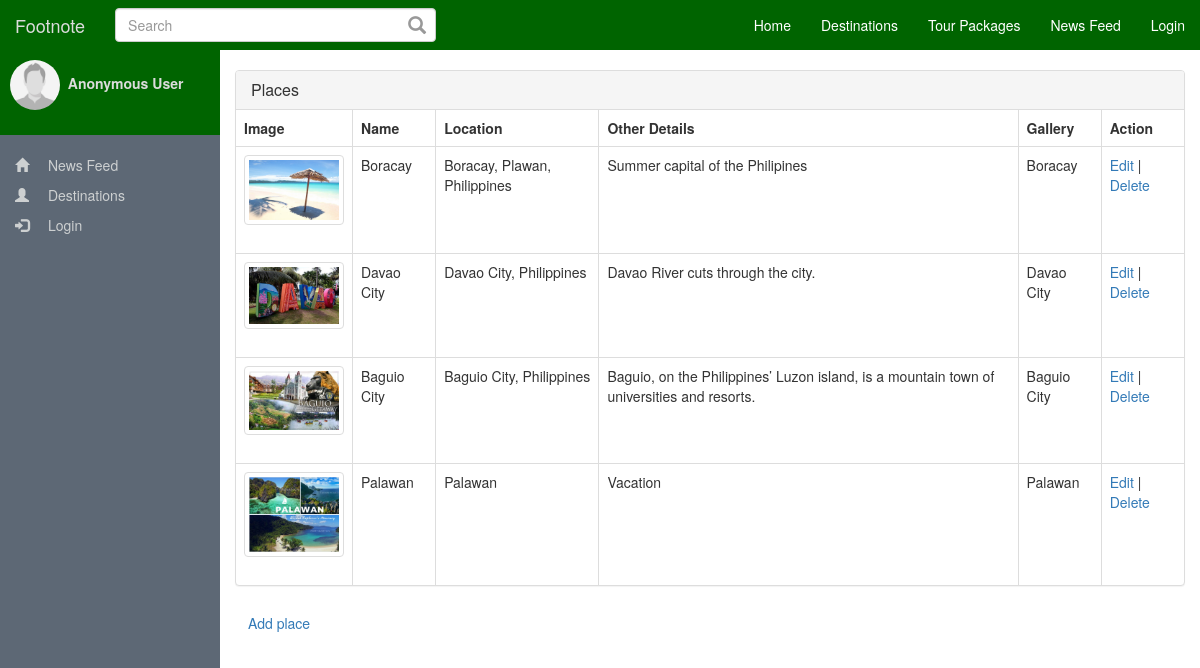
Page /places.php on the committed database.
### tables this page shows
CREATE TABLE `places` (
  `place_id` int(11) NOT NULL,
  `place_name` varchar(250) NOT NULL,
  `place_address` varchar(250) NOT NULL,
  `place_details` text NOT NULL,
  `place_image` varchar(250) NOT NULL,
  `gallery_id` int(11) NOT NULL
);

CREATE TABLE `galleries` (
  `gallery_id` int(11) NOT NULL,
  `gallery_name` varchar(250) NOT NULL,
  `gallery_description` text NOT NULL
);

### config.php (called while the page is built)
<?php
$config['db']['host']     = 'localhost' ;
$config['db']['user']     = 'root' ;
$config['db']['password'] = '' ;
$config['db']['db']       = 'db_footnote' ;
$config['url']['base_path'] = '/fn';
$config['url']['site'] = 'http://localhost';
$config['url']['root'] = realpath(dirname(__FILE__));
$config['url']['profile_pic'] = $config['url']['base_path'].'/assets/images/uploads/profiles';
$config['url']['post_pic'] = $config['url']['base_path'].'/assets/images/uploads/posts';
$config['url']['places'] = $config['url']['base_path'].'/assets/images/uploads/places';
$config['url']['gallery'] = $config['url']['base_path'].'/assets/images/uploads/galleries';
$config['var']['hash_password'] = '^#$4%9f+1^p9)M@4M)V$';
$config['var']['default_profile_pic'] = '1476196571_18_41b586905e6233e72b076191f8bf9512.png';
$config['var']['anonymous_id'] = '45';
$config['post']['post_per_page'] = 5;

### class/class.db.php (called while the page is built, shortened)
<?php
class DB {
    private $pdo;
    private $sQuery;
    private function Connect()
    {
        $dsn = "mysql:dbname={$this->db};host={$this->host}";
        try {
            $this->pdo = new PDO($dsn, $this->user, $this->password, array(
                PDO::MYSQL_ATTR_INIT_COMMAND => "SET NAMES utf8"
            ));
            $this->pdo->setAttribute(PDO::ATTR_ERRMODE, PDO::ERRMODE_EXCEPTION);
            $this->pdo->setAttribute(PDO::ATTR_EMULATE_PREPARES, false);
            $this->bConnected = true;
        } catch (PDOException $e) {
            echo $this->ExceptionLog($e->getMessage());
            die();
        }
    }
    private function Init($query, $parameters = "")
    {
        try {
            $this->sQuery = $this->pdo->prepare($query);
            $this->sQuery->execute();
        }
        catch (PDOException $e) {
            echo $this->ExceptionLog($e->getMessage(), $query);
            die();
        }
    }
    public function rows($query, $params = null, $fetchmode = PDO::FETCH_ASSOC)
    {
        $this->Init($query, $params);
        $result = $this->sQuery->fetchAll($fetchmode);
        return $result;
    }
}
?>

### include/include.admin.places.php (the view, shortened to what this page needs)
<?php
$db = new DB;
$sql =  "SELECT * FROM `places` as p ";
$sql .= "LEFT JOIN `galleries` as g ";
$sql .= "ON g.gallery_id = p.gallery_id";
$places = $db->rows($sql);
?>
<div class="row-offcanvas row-offcanvas-left">
    <div id="sidebar" class="sidebar-offcanvas">
        <?php include_once 'include/include.side.bar.php'; ?>
    </div>
    <div id="main">
        <div class="col-md-12">
            <div class="admin-page">
                <div class="panel panel-default">
                    <div class="panel-heading">
                        <h3 class="panel-title">Places</h3>
                    </div>
                    <table class="table table-bordered">
                    	<thead>
                    		<tr>
                    			<th>Image</th>
                    			<th>Name</th>
                    			<th>Location</th>
                    			<th>Other Details</th>
                    			<th>Gallery</th>
                    			<th>Action</th>
                    		</tr>
                    	</thead>
                    	<tbody>
                    	<?php foreach($places as $place): ?>
                    		<tr>
                    			<td>
                    				<img src="<?=$config['url']['places']?>/<?=$place['place_image']?>" class="thumbnail" style="max-width: 100px;" data-action="zoom" />
                    			</td>
                    			<td>
                    				<?=$place['place_name']?>
                    			</td>
                    			<td>
                    				<?=$place['place_address']?>
                    			</td>
                    			<td>
                    				<?=$place['place_details']?>
                    			</td>
                    			<td>
                    				<?=$place['gallery_name']?>
                    			</td>
                    			<td>
                    				<a href="<?=$config['url']['base_path']?>/places.php?action=edit&place_id=<?=$place['place_id']?>" >Edit</a> | <a href="" data-action="delete-place" data-place-id="<?=$place['place_id']?>">Delete</a>
                    			</td>
                    		</tr>
                    	<?php endforeach;?>
                    	</tbody>
                    </table>
                </div>
                <a href="<?=$config['url']['base_path']?>/places.php?action=add" class="btn btn-sucess">Add place</a>
            </div>
        </div>
    </div>
</div>

### assets/css/footnote.css (style rules this page uses)
body,html { min-height: 100%; }
body, html, .row-offcanvas { height: 100%; }
.row-offcanvas { padding-top: 50px; }
#sidebar { width: inherit; min-width: 220px; max-width: 220px; background-color: #5d6875; float: left; height: 100%; position: relative; overflow-y: auto; overflow-x: hidden; }
#main { height: 100%; overflow: auto; }
img[data-action="zoom"] { cursor: pointer; cursor: -webkit-zoom-in; cursor: -moz-zoom-in; }
.admin-page { margin-top: 20px; }

### rows in the picture
places: place_image (picture), place_name "Boracay", place_address "Boracay, Plawan, Philippines", place_details "Summer capital of the Philipines", gallery.gallery_name "Boracay"
places: place_image (picture), place_name "Davao City", place_address "Davao City, Philippines", place_details "Davao River cuts through the city.", gallery.gallery_name "Davao City"
places: place_image (picture), place_name "Baguio City", place_address "Baguio City, Philippines", place_details "Baguio, on the Philippines’ Luzon island, is a mountain town of universities and resorts.", gallery.gallery_name "Baguio City"
places: place_image (picture), place_name "Palawan", place_address "Palawan", place_details "Vacation", gallery.gallery_name "Palawan"

### other values in the picture
$name "Anonymous User"
